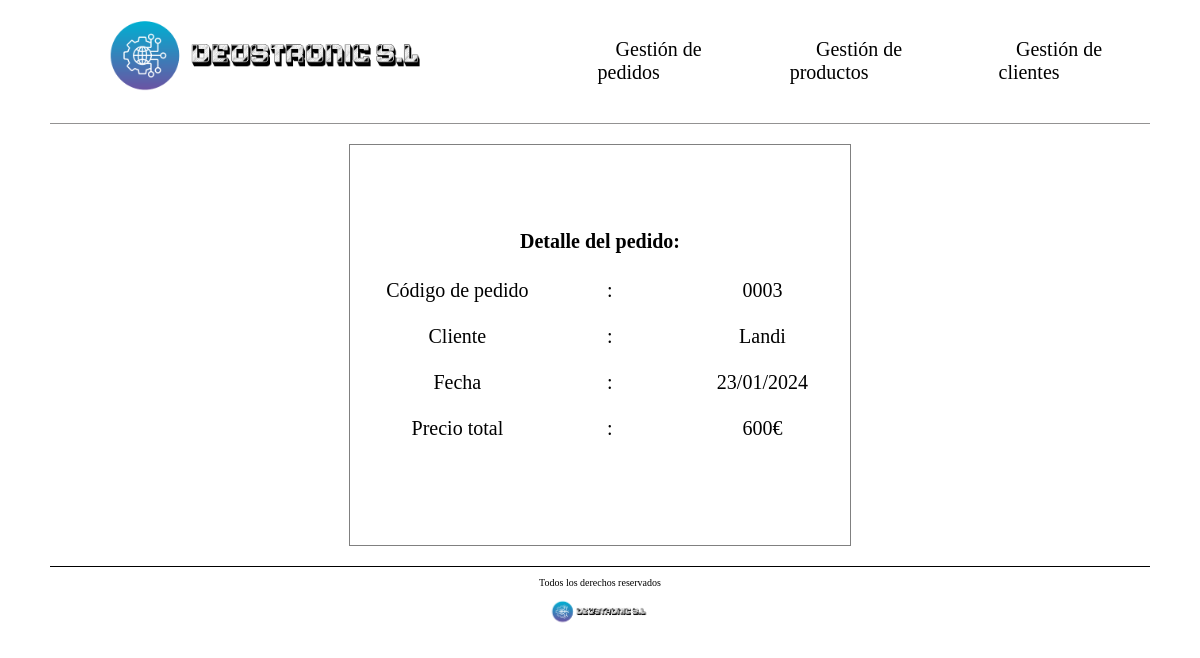
The app's page /empresaDjango/pedido/0003, older data.
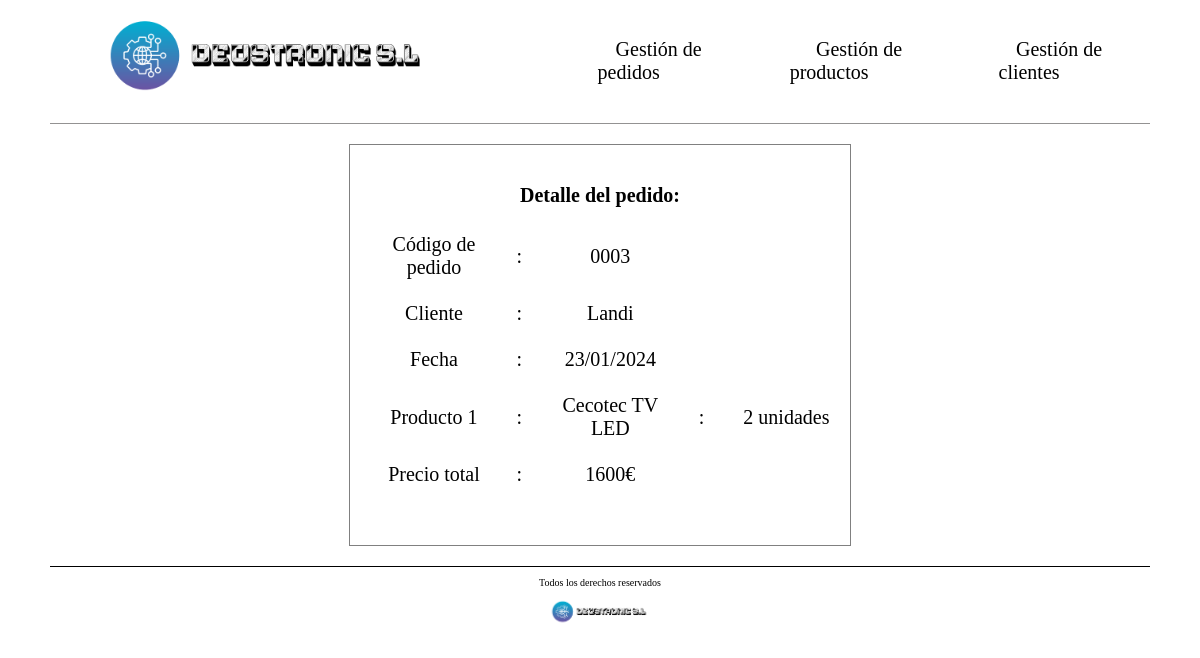
The same page, newer data.
### empresaDjango/models.py (models this page shows, shortened)
class Pedido(models.Model):
    cliente = models.ForeignKey(Cliente, on_delete=models.CASCADE)
    cod_pedido = models.CharField(max_length=10)
    fecha = models.DateField()
    precio_total = models.IntegerField()

class Cliente(models.Model):
    cif = models.CharField(max_length=10)
    nombre_empresa = models.CharField(max_length=10)
    direccion = models.CharField(max_length=50)
    contacto = models.CharField(max_length=10)

class ProductoPedido(models.Model):
    producto = models.ForeignKey(Producto, on_delete=models.CASCADE)
    pedido = models.ForeignKey(Pedido, on_delete=models.CASCADE)
    cantidad = models.IntegerField()

class Producto(models.Model):
    categoria = models.ForeignKey(Categoria, on_delete=models.CASCADE)
    cod_producto = models.CharField(max_length=10)
    nombre_producto = models.CharField(max_length=50)
    descripcion = models.CharField(max_length=50)
    precio_unidad = models.IntegerField()
    modelo = models.CharField(max_length=50)

### empresaDjango/views.py (the view)
# urls.py: path('pedido/<int:cod_pedido>', views.detail_pedido, name='detail_ped'),
def detail_pedido(request, cod_pedido):
    pedido = get_object_or_404(Pedido, id=cod_pedido)
    detalles_pedido = ProductoPedido.objects.filter(pedido=pedido)
    context = {
        'pedido' : pedido,
        'detalles_pedido' : detalles_pedido,
    }
    return render(request, 'detail_pedido.html', context)

### empresaDjango/templates/detail_pedido.html (shortened to what this page needs)
{% load static %}
<!DOCTYPE html>
<html lang="es">
<head>
    <link rel="stylesheet" href="{% static 'css/styles.css'%}" />
    <link rel="stylesheet" href="{% static 'css/normalize.css'%}" />
</head>
<body>
    <header>
        <div class="navegacion">
            <nav class="nav-principal">
                <a href="{% static '../empresaDjango/pedido' %}">
                  <img src="{% static 'images/DEUSTRONIC.png' %}" alt="Logo Tienda" />
                </a>
                <ul class="elementos-navegacion">
                  <li>
                    <a href="/empresaDjango/pedido">Gestión de pedidos</a>
                  </li>
                  <li>
                    <a href="empresaDjango/index_producto.html">Gestión de productos</a>
                  </li>
                  <li>
                    <a href="empresaDjango/index_cliente.html">Gestión de clientes</a>
                  </li>
                </ul>
            </nav>
        </div>
    </header>
    <main>
        <div class="contenedor-principal-detail-pedidos">
            <div class="contenedor-central">
            <h1>Detalle del pedido:</h1>
                <table class="detalle-pedidos">
                    <tr>
                        <td>Código de pedido</td>
                        <td>:</td>
                        <td>{{ pedido.cod_pedido }}</td>
                    </tr>
                    <tr>
                        <td>Cliente</td>
                        <td>:</td>
                        <td>{{ pedido.cliente.nombre_empresa }}</td>
                    </tr>
                    <tr>
                        <td>Fecha</td>
                        <td>:</td>
                        <td>{{ pedido.fecha|date:"d/m/Y" }}</td>
                    </tr>
                    {% for detalle in detalles_pedido %}
                    <tr>
                        <td>Producto {{ forloop.counter }}</td>
                        <td>:</td>
                        <td>{{ detalle.producto.nombre_producto }}</td>
                        <td>:</td>
                        <td>{{ detalle.cantidad }} unidades</td>
                    </tr>
                    {% endfor %}
                    <tr>
                        <td>Precio total</td>
                        <td>:</td>
                        <td>{{ pedido.precio_total }}€</td>
                    </tr>
                </table>
            </div>
        </div>
     </main>
     <footer>
        <div class="contenido-footer">
            <p class="copyright">Todos los derechos reservados</p>
            <img src="{% static 'images/DEUSTRONIC.png'%}" alt="Logo Tienda" />
        </div>
    </footer>
</body>
</html>

Row changes from the older to the newer data that the page shows:
changed Pedido "Landi": precio_total "600" → "1600"
added ProductoPedido: producto.nombre_producto "Cecotec TV LED", cantidad "2"
